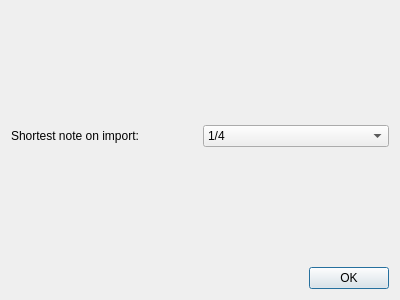
<ui version="4.0" >
 <class>ImportMidiDialog</class>
 <widget class="QDialog" name="ImportMidiDialog" >
  <property name="geometry" >
   <rect>
    <x>0</x>
    <y>0</y>
    <width>400</width>
    <height>300</height>
   </rect>
  </property>
  <property name="windowTitle" >
   <string>MuseScore: Midi Import</string>
  </property>
  <layout class="QVBoxLayout" >
   <item>
    <spacer>
     <property name="orientation" >
      <enum>Qt::Vertical</enum>
     </property>
     <property name="sizeHint" >
      <size>
       <width>20</width>
       <height>40</height>
      </size>
     </property>
    </spacer>
   </item>
   <item>
    <layout class="QHBoxLayout" >
     <item>
      <widget class="QLabel" name="label" >
       <property name="text" >
        <string>Shortest note on import:</string>
       </property>
      </widget>
     </item>
     <item>
      <widget class="QComboBox" name="shortestNoteCombo" >
       <item>
        <property name="text" >
         <string>1/4</string>
        </property>
       </item>
       <item>
        <property name="text" >
         <string>1/8</string>
        </property>
       </item>
       <item>
        <property name="text" >
         <string>1/16</string>
        </property>
       </item>
       <item>
        <property name="text" >
         <string>1/32</string>
        </property>
       </item>
       <item>
        <property name="text" >
         <string>1/64</string>
        </property>
       </item>
       <item>
        <property name="text" >
         <string>1/128</string>
        </property>
       </item>
      </widget>
     </item>
    </layout>
   </item>
   <item>
    <spacer>
     <property name="orientation" >
      <enum>Qt::Vertical</enum>
     </property>
     <property name="sizeHint" >
      <size>
       <width>20</width>
       <height>40</height>
      </size>
     </property>
    </spacer>
   </item>
   <item>
    <widget class="QDialogButtonBox" name="buttonBox" >
     <property name="orientation" >
      <enum>Qt::Horizontal</enum>
     </property>
     <property name="standardButtons" >
      <set>QDialogButtonBox::Ok</set>
     </property>
    </widget>
   </item>
  </layout>
 </widget>
 <resources/>
 <connections>
  <connection>
   <sender>buttonBox</sender>
   <signal>accepted()</signal>
   <receiver>ImportMidiDialog</receiver>
   <slot>accept()</slot>
   <hints>
    <hint type="sourcelabel" >
     <x>248</x>
     <y>254</y>
    </hint>
    <hint type="destinationlabel" >
     <x>157</x>
     <y>274</y>
    </hint>
   </hints>
  </connection>
  <connection>
   <sender>buttonBox</sender>
   <signal>rejected()</signal>
   <receiver>ImportMidiDialog</receiver>
   <slot>reject()</slot>
   <hints>
    <hint type="sourcelabel" >
     <x>316</x>
     <y>260</y>
    </hint>
    <hint type="destinationlabel" >
     <x>286</x>
     <y>274</y>
    </hint>
   </hints>
  </connection>
 </connections>
</ui>
